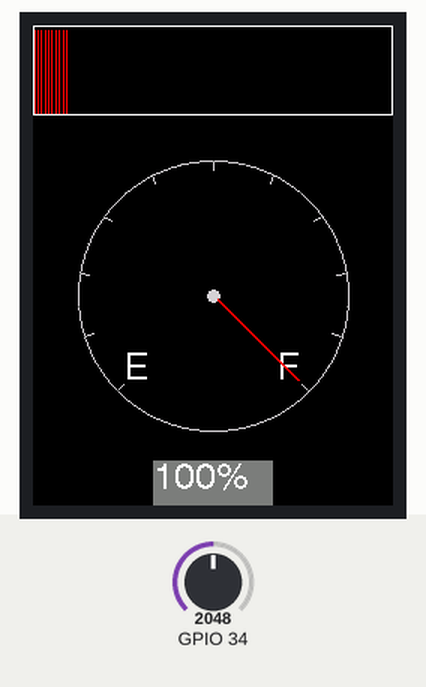
Recording of a program running on a simulated ESP32. Parts: 240×320 colour display. Inputs (shaded band) come from the test bench; at power-on: GPIO 34 = 2048. What the program prints to the serial monitor is not drawn.

Above: at 1.4 s.
1.5 s: GPIO 34 set to 1228
At 1.67 s:
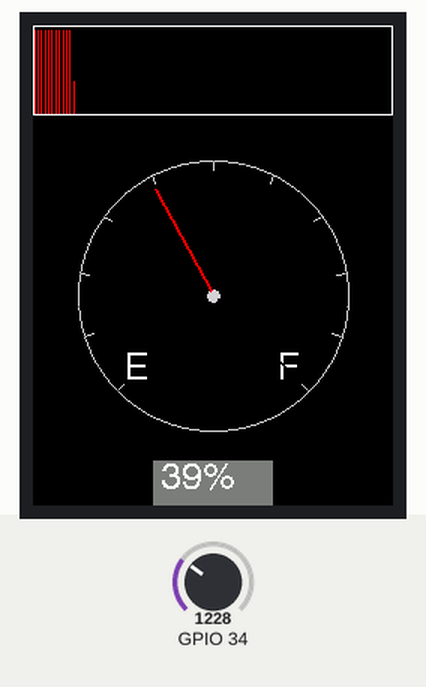
3.1 s: GPIO 34 set to 491
At 3.28 s:
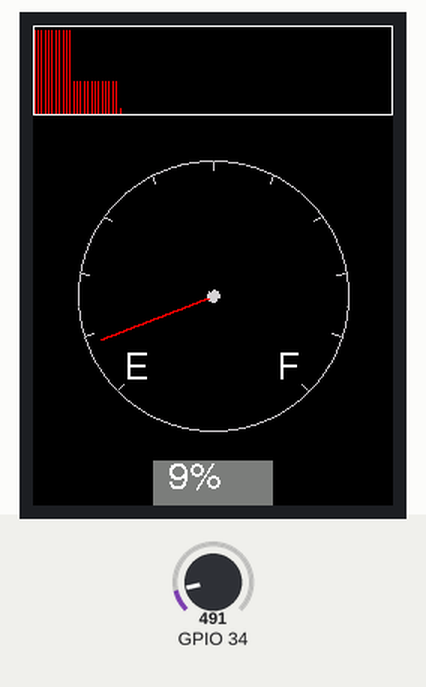
4.7 s: GPIO 34 set to 60
At 4.89 s:
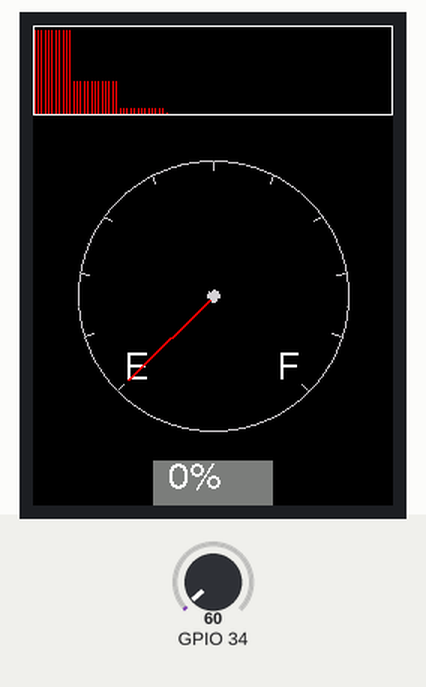

The program:

main.cpp
```cpp
#include <Arduino.h>
#include "screen.h"
#include "graph.h"
#include "gauge.h"
#include "senderInput.h"

Screen screen;
Graph graph;
Gauge gauge;
SenderInput senderInput;

void setup()
{
  Serial.begin(115200);

  screen.init();
  gauge.init();

  // GPIO34, Rs empty ~15Ω, Rs full ~270Ω
  senderInput.init(34, 15.0f, 270.0f);
}

void loop()
{
  // Get value from sender
  float percent = senderInput.readPercent();

  // Update screen
  gauge.updateFuelLevel(percent);
  graph.addDataPoint(percent);

  delay(100);
}
```

gauge.h
```cpp
#pragma once

#include <Arduino.h>

class Gauge
{
public:
    void init();
    void updateFuelLevel(float percent);

private:
    void drawGaugeFace();
    void drawNeedle(float percent);
    void drawLabels();
    float percentToAngle(float percent);

    int SCREEN_W = 240;
    int SCREEN_H = 320;

    int GAUGE_CX = 120;              // Gauge center X
    int GAUGE_CY = 180;              // Gauge center Y
    int GAUGE_R = 90;                // Radius
    float GAUGE_ROT_OFFSET = -90.0f; // degrees, CCW

    float START_ANGLE = 225.0f; // Empty
    float SWEEP_ANGLE = 270.0f; // Degrees

    float lastAngle = NAN;
};
```

graph.h
```cpp
#pragma once

#include <Arduino.h>

class Graph
{
public:
    void addDataPoint(float value);

private:
    float dataPoints[100];
    int dataPointCount;
    void drawGraph();
};
```

screen.h
```cpp
#pragma once

#include <Arduino.h>
#include <TFT_eSPI.h>

class Screen
{
public:
    void init();
    TFT_eSPI tft;
};
```

senderInput.h
```cpp
#pragma once

#include <Arduino.h>

class SenderInput
{
public:
    SenderInput() = default;
    void init(int fuelPin, float rsEmpty, float rsFull);
    float readPercent(int samples = 1);

private:
    int _pin = -1;
    float _rsEmpty = -1;
    float _rsFull = -1;
};
```

gauge.cpp
```cpp
#include <Arduino.h>
#include "screen.h"
#include "gauge.h"

extern Screen screen;

void Gauge::init()
{
    // Draw fuel gauge outline
    drawGaugeFace();
}

void Gauge::updateFuelLevel(float percent)
{
    // draw needle
    drawNeedle(percent);

    // show percentage text using Font 4
    char buf[16];
    snprintf(buf, sizeof(buf), "%3.0f%%", percent);
    screen.tft.setTextColor(TFT_WHITE, TFT_DARKGREY);
    screen.tft.setTextDatum(TL_DATUM);

    // clear a small area and redraw text
    screen.tft.fillRect(80, 290, 80, 30, TFT_DARKGREY);
    screen.tft.drawString(String(buf), 80, 290, 4);
}

// Private methods

void Gauge::drawNeedle(float percent)
{
    // Redraw labels E and F
    drawLabels();

    // Get angle for percent
    float angle = percentToAngle(percent);

    // Erase old needle
    if (!isnan(lastAngle))
    {
        int ex = GAUGE_CX + cos(lastAngle) * (GAUGE_R - 10);
        int ey = GAUGE_CY + sin(lastAngle) * (GAUGE_R - 10);

        // erase both thickness lines drawn previously
        screen.tft.drawLine(GAUGE_CX, GAUGE_CY, ex, ey, TFT_BLACK);
        screen.tft.drawLine(GAUGE_CX + 1, GAUGE_CY, ex + 1, ey, TFT_BLACK);

        // restore hub (it may get overdrawn)
        screen.tft.fillCircle(GAUGE_CX, GAUGE_CY, 3, TFT_LIGHTGREY);
    }

    // Draw New needle
    int nx = GAUGE_CX + cos(angle) * (GAUGE_R - 10);
    int ny = GAUGE_CY + sin(angle) * (GAUGE_R - 10);

    screen.tft.drawLine(GAUGE_CX, GAUGE_CY, nx, ny, TFT_RED);
    screen.tft.drawLine(GAUGE_CX + 1, GAUGE_CY, nx + 1, ny, TFT_RED); // thickness

    // Redraw Hub
    screen.tft.fillCircle(GAUGE_CX, GAUGE_CY, 3, TFT_LIGHTGREY);

    lastAngle = angle;
}

void Gauge::drawLabels()
{
    screen.tft.setTextColor(TFT_WHITE, TFT_BLACK);
    screen.tft.setTextDatum(MC_DATUM);
    screen.tft.drawString("E",
                   GAUGE_CX + cos(percentToAngle(0)) * (GAUGE_R - 18),
                   GAUGE_CY + sin(percentToAngle(0)) * (GAUGE_R - 18),
                   4);

    screen.tft.drawString("F",
                   GAUGE_CX + cos(percentToAngle(100)) * (GAUGE_R - 18),
                   GAUGE_CY + sin(percentToAngle(100)) * (GAUGE_R - 18),
                   4);
}

/**
 * Draw the outline of the fuel gauge, including tick marks and labels.
 */
void Gauge::drawGaugeFace()
{
    // Outer ring
    screen.tft.drawCircle(GAUGE_CX, GAUGE_CY, GAUGE_R, TFT_LIGHTGREY);

    // Tick marks
    for (int i = 0; i <= 100; i += 10)
    {
        float a = percentToAngle(i);

        int x1 = GAUGE_CX + cos(a) * (GAUGE_R - 6);
        int y1 = GAUGE_CY + sin(a) * (GAUGE_R - 6);
        int x2 = GAUGE_CX + cos(a) * GAUGE_R;
        int y2 = GAUGE_CY + sin(a) * GAUGE_R;

        screen.tft.drawLine(x1, y1, x2, y2, TFT_LIGHTGREY);
    }

    // Minor ticks
    for (int i = 0; i <= 100; i += 5)
    {
        float a = percentToAngle(i);

        int x1 = GAUGE_CX + cos(a) * (GAUGE_R - 3);
        int y1 = GAUGE_CY + sin(a) * (GAUGE_R - 3);
        int x2 = GAUGE_CX + cos(a) * GAUGE_R;
        int y2 = GAUGE_CY + sin(a) * GAUGE_R;

        screen.tft.drawPixel(x2, y2, TFT_DARKGREY);
    }

    // Center hub
    screen.tft.fillCircle(GAUGE_CX, GAUGE_CY, 4, TFT_LIGHTGREY);
}

/**
 * Convert a percentage (0-100) to an angle in radians for the gauge.
 */
float Gauge::percentToAngle(float percent)
{
    percent = constrain(percent, 0.0f, 100.0f);
    float angleDeg =
        START_ANGLE +
        (percent * SWEEP_ANGLE / 100.0f) +
        GAUGE_ROT_OFFSET;

    return angleDeg * DEG_TO_RAD;
}
```

graph.cpp
```cpp
#include <Arduino.h>
#include "screen.h"
#include "graph.h"

extern Screen screen;

float dataPoints[100];
int dataPointCount = 0;

void Graph::addDataPoint(float value)
{
    if (dataPointCount < 100)
    {
        dataPoints[dataPointCount++] = value;
    }
    else
    {
        // Shift data points to make room for new value
        for (int i = 1; i < 100; ++i)
        {
            dataPoints[i - 1] = dataPoints[i];
        }
        dataPoints[99] = value;
    }

    drawGraph();
}

void Graph::drawGraph()
{
    // Define graph box at the top of the screen
    int screenW = screen.tft.width();
    int screenH = screen.tft.height();
    (void)screenH; // currently unused

    const int boxX = 0;
    const int boxY = 0;
    const int boxW = screenW;
    const int boxH = 60; // top strip height

    // Background black and white outline
    screen.tft.fillRect(boxX, boxY, boxW, boxH, TFT_BLACK);
    screen.tft.drawRect(boxX, boxY, boxW, boxH, TFT_WHITE);

    // Draw each data point as a vertical red line
    int count = dataPointCount;
    if (count > 100)
        count = 100;

    // Avoid division by zero
    if (count <= 0)
        return;

    // Horizontal spacing across the box from left to right
    // Use fixed 100 columns so indices map consistently as new data arrives
    const int columns = 100;
    const int left = boxX + 1;
    const int right = boxX + boxW - 2;
    const int usableW = max(1, right - left + 1);

    for (int i = 0; i < count; ++i)
    {
        // Map index to x-position across the box
        int x = left + (i * usableW) / columns;

        // Scale value (assumed 0..100) to height within the box
        float v = dataPoints[i];
        if (v < 0.0f)
            v = 0.0f;
        if (v > 100.0f)
            v = 100.0f;

        int h = (int)(v / 100.0f * (boxH - 4));
        if (h < 1)
            h = 1;

        int bottomY = boxY + boxH - 2;
        int topY = bottomY - h + 1;
        if (topY < boxY + 1)
            topY = boxY + 1;

        // Draw the vertical red line
        screen.tft.drawLine(x, bottomY, x, topY, TFT_RED);
    }
}
```

screen.cpp
```cpp
#include <Arduino.h>
#include "screen.h"

void Screen::init()
{
    tft.init();

    // Set screen orientation and clear to black
    tft.setRotation(0);
    tft.fillScreen(TFT_BLACK);
}
```

senderInput.cpp
```cpp
#include <Arduino.h>
#include "senderInput.h"

void SenderInput::init(int fuelPin, float rsEmpty, float rsFull)
{
    _pin = fuelPin;
    _rsEmpty = rsEmpty;
    _rsFull = rsFull;
}

float SenderInput::readPercent(int samples)
{
    samples = max(1, samples);
    unsigned long sum = 0;

    // Take multiple samples and average
    for (int i = 0; i < samples; ++i)
    {
        sum += analogRead(_pin);
    }
    float raw = (float)sum / (float)samples;

    // Known hardware
    const float VREF = 3.3f;       // ESP32 ADC reference (approx.)
    const float ADC_MAX = 4095.0f; // 12-bit ADC
    const float R_FIXED = 270.0f;  // Fixed resistor in ohms

    // Convert ADC reading to voltage
    float vOut = (raw / ADC_MAX) * VREF;
    // Prevent division by zero and out-of-range artifacts
    vOut = constrain(vOut, 0.0f, VREF - 0.001f);

    // Voltage divider: 3.3V ── Rfixed ──┬── ADC
    //                                 |
    //                              Rsender
    //                                 |
    //                                GND
    // Rsender = (Vout * Rfixed) / (Vref - Vout)
    float rSender = (vOut * R_FIXED) / (VREF - vOut);

    // Map ohms to percentage (linear interpolation, then clamp)
    float percent = (_rsEmpty - rSender) / (_rsEmpty - _rsFull) * 100.0f;
    float value = constrain(percent, 0.0f, 100.0f);

    Serial.println("ADC: " + String(raw));
    Serial.println(" V: " + String(vOut, 3));
    Serial.println(" Rs: " + String(rSender, 1) + " Ω");
    Serial.println(" Fuel: " + String(value) + "%");

    return value;
}
```
